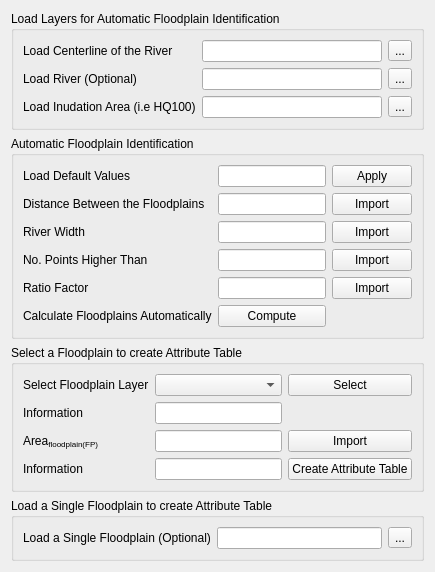
        <widget class="QWidget" name="tab_2">
         <attribute name="title">
          <string>Floodplain Areas</string>
         </attribute>
         <layout class="QGridLayout" name="gridLayout_6">
          <item row="2" column="0">
           <widget class="QGroupBox" name="groupBox_3">
            <property name="title">
             <string>Automatic Floodplain Identification</string>
            </property>
            <layout class="QGridLayout" name="gridLayout_4">
             <item row="5" column="1">
              <widget class="QPushButton" name="pushButton_2">
               <property name="text">
                <string>Compute</string>
               </property>
              </widget>
             </item>
             <item row="3" column="2">
              <widget class="QPushButton" name="pushButton_22">
               <property name="text">
                <string>Import</string>
               </property>
              </widget>
             </item>
             <item row="1" column="2">
              <widget class="QPushButton" name="pushButton_3">
               <property name="text">
                <string>Import</string>
               </property>
              </widget>
             </item>
             <item row="4" column="2">
              <widget class="QPushButton" name="pushButton_25">
               <property name="text">
                <string>Import</string>
               </property>
              </widget>
             </item>
             <item row="1" column="1">
              <widget class="QLineEdit" name="lineEdit_30"/>
             </item>
             <item row="4" column="1">
              <widget class="QLineEdit" name="lineEdit_33"/>
             </item>
             <item row="3" column="1">
              <widget class="QLineEdit" name="lineEdit_24"/>
             </item>
             <item row="2" column="2">
              <widget class="QPushButton" name="pushButton_21">
               <property name="text">
                <string>Import</string>
               </property>
              </widget>
             </item>
             <item row="3" column="0">
              <widget class="QLabel" name="label_31">
               <property name="toolTip">
                <string>&lt;html&gt;&lt;head/&gt;&lt;body&gt;&lt;p&gt;(e.g. 100)&lt;/p&gt;&lt;/body&gt;&lt;/html&gt;</string>
               </property>
               <property name="text">
                <string>No. Points Higher Than </string>
               </property>
              </widget>
             </item>
             <item row="2" column="1">
              <widget class="QLineEdit" name="lineEdit_29"/>
             </item>
             <item row="1" column="0">
              <widget class="QLabel" name="label_27">
               <property name="toolTip">
                <string>&lt;html&gt;&lt;head/&gt;&lt;body&gt;&lt;p&gt;(e.g. 5000)&lt;/p&gt;&lt;/body&gt;&lt;/html&gt;</string>
               </property>
               <property name="text">
                <string>Distance Between the Floodplains</string>
               </property>
              </widget>
             </item>
             <item row="4" column="0">
              <widget class="QLabel" name="label_36">
               <property name="toolTip">
                <string>&lt;html&gt;&lt;head/&gt;&lt;body&gt;&lt;p&gt;(e.g. 1)&lt;/p&gt;&lt;/body&gt;&lt;/html&gt;</string>
               </property>
               <property name="text">
                <string>Ratio Factor</string>
               </property>
              </widget>
             </item>
             <item row="5" column="0">
              <widget class="QLabel" name="label_32">
               <property name="text">
                <string>Calculate Floodplains Automatically</string>
               </property>
              </widget>
             </item>
             <item row="2" column="0">
              <widget class="QLabel" name="label_29">
               <property name="toolTip">
                <string>&lt;html&gt;&lt;head/&gt;&lt;body&gt;&lt;p&gt;(e.g. 1100)&lt;/p&gt;&lt;/body&gt;&lt;/html&gt;</string>
               </property>
               <property name="text">
                <string>River Width</string>
               </property>
              </widget>
             </item>
             <item row="0" column="2">
              <widget class="QPushButton" name="pushButton_35">
               <property name="text">
                <string>Apply</string>
               </property>
              </widget>
             </item>
             <item row="0" column="0">
              <widget class="QLabel" name="label_60">
               <property name="text">
                <string>Load Default Values</string>
               </property>
              </widget>
             </item>
             <item row="0" column="1">
              <widget class="QLineEdit" name="lineEdit_76"/>
             </item>
            </layout>
           </widget>
          </item>
          <item row="4" column="0">
           <widget class="QGroupBox" name="groupBox_12">
            <property name="title">
             <string>Load a Single Floodplain to create Attribute Table</string>
            </property>
            <layout class="QGridLayout" name="gridLayout_19">
             <item row="0" column="1">
              <widget class="QLineEdit" name="lineEdit_28"/>
             </item>
             <item row="0" column="0">
              <widget class="QLabel" name="label_30">
               <property name="text">
                <string>Load a Single Floodplain (Optional)</string>
               </property>
              </widget>
             </item>
             <item row="0" column="2">
              <widget class="QToolButton" name="toolButton_8">
               <property name="text">
                <string>...</string>
               </property>
              </widget>
             </item>
            </layout>
           </widget>
          </item>
          <item row="0" column="0">
           <widget class="QGroupBox" name="groupBox_5">
            <property name="title">
             <string>Load Layers for Automatic Floodplain Identification</string>
            </property>
            <layout class="QGridLayout" name="gridLayout_8">
             <item row="0" column="1">
              <widget class="QLineEdit" name="lineEdit_27"/>
             </item>
             <item row="0" column="2">
              <widget class="QToolButton" name="toolButton_5">
               <property name="text">
                <string>...</string>
               </property>
              </widget>
             </item>
             <item row="3" column="0">
              <widget class="QLabel" name="label_26">
               <property name="text">
                <string>Load Inudation Area (i.e HQ100)</string>
               </property>
              </widget>
             </item>
             <item row="0" column="0">
              <widget class="QLabel" name="label_2">
               <property name="text">
                <string>Load Centerline of the River</string>
               </property>
              </widget>
             </item>
             <item row="3" column="2">
              <widget class="QToolButton" name="toolButton_7">
               <property name="text">
                <string>...</string>
               </property>
              </widget>
             </item>
             <item row="1" column="1">
              <widget class="QLineEdit" name="lineEdit_25"/>
             </item>
             <item row="1" column="0">
              <widget class="QLabel" name="label_7">
               <property name="text">
                <string>Load River (Optional)</string>
               </property>
              </widget>
             </item>
             <item row="1" column="2">
              <widget class="QToolButton" name="toolButton_6">
               <property name="text">
                <string>...</string>
               </property>
              </widget>
             </item>
             <item row="3" column="1">
              <widget class="QLineEdit" name="lineEdit_26"/>
             </item>
            </layout>
           </widget>
          </item>
          <item row="3" column="0">
           <widget class="QGroupBox" name="groupBox_13">
            <property name="title">
             <string>Select a Floodplain to create Attribute Table</string>
            </property>
            <layout class="QGridLayout" name="gridLayout_21">
             <item row="0" column="0">
              <widget class="QLabel" name="label_28">
               <property name="text">
                <string>Select Floodplain Layer</string>
               </property>
              </widget>
             </item>
             <item row="1" column="0">
              <widget class="QLabel" name="label_34">
               <property name="text">
                <string>Information </string>
               </property>
              </widget>
             </item>
             <item row="0" column="2">
              <widget class="QPushButton" name="pushButton_23">
               <property name="text">
                <string>Select</string>
               </property>
              </widget>
             </item>
             <item row="1" column="1">
              <widget class="QLineEdit" name="lineEdit_31"/>
             </item>
             <item row="2" column="0">
              <widget class="QLabel" name="label_35">
               <property name="toolTip">
                <string>&lt;html&gt;&lt;head/&gt;&lt;body&gt;&lt;p&gt;Area of the selected floodplain layer&lt;/p&gt;&lt;/body&gt;&lt;/html&gt;</string>
               </property>
               <property name="text">
                <string>&lt;html&gt;&lt;head/&gt;&lt;body&gt;&lt;p&gt;Area&lt;span style=&quot; vertical-align:sub;&quot;&gt;floodplain(FP)&lt;/span&gt;&lt;/p&gt;&lt;/body&gt;&lt;/html&gt;</string>
               </property>
              </widget>
             </item>
             <item row="2" column="1">
              <widget class="QLineEdit" name="lineEdit_32"/>
             </item>
             <item row="0" column="1">
              <widget class="QgsMapLayerComboBox" name="mMapLayerComboBox"/>
             </item>
             <item row="3" column="2">
              <widget class="QPushButton" name="pushButton_24">
               <property name="text">
                <string>Create Attribute Table</string>
               </property>
              </widget>
             </item>
             <item row="3" column="0">
              <widget class="QLabel" name="label_37">
               <property name="text">
                <string>Information</string>
               </property>
              </widget>
             </item>
             <item row="3" column="1">
              <widget class="QLineEdit" name="lineEdit_34"/>
             </item>
             <item row="2" column="2">
              <widget class="QPushButton" name="pushButton_44">
               <property name="text">
                <string>Import</string>
               </property>
              </widget>
             </item>
            </layout>
           </widget>
          </item>
         </layout>
        </widget>
